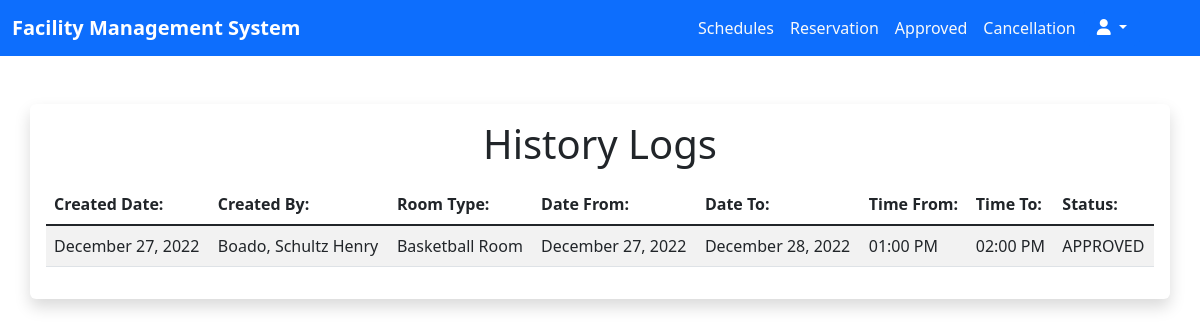
/employee/history.php (signed in), run on an earlier commit of the app's database.
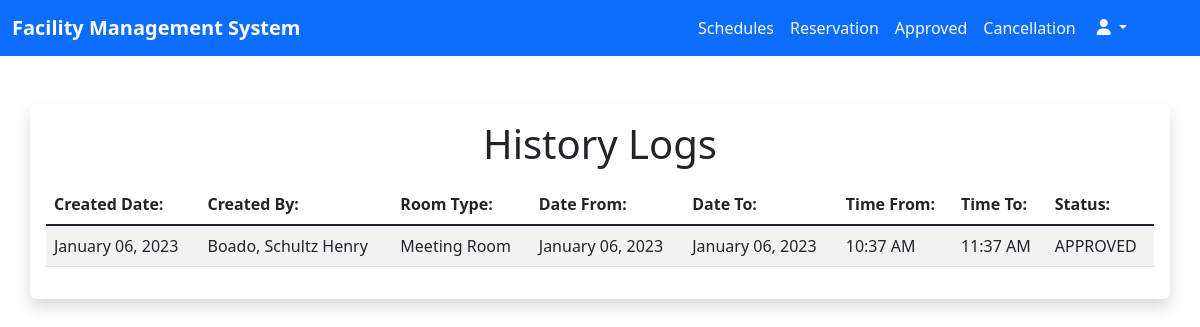
And on a later commit of the database.
### tables this page shows
CREATE TABLE `reservations` (
  `id` int(11) NOT NULL AUTO_INCREMENT,
  `users_id` int(11) DEFAULT NULL,
  `created_date` date DEFAULT current_timestamp(),
  `rsvn_no` varchar(255) NOT NULL,
  `created_by` varchar(255) NOT NULL,
  `room_type` varchar(255) NOT NULL,
  `date_from` date NOT NULL,
  `date_to` date NOT NULL,
  `time_from` time(6) NOT NULL,
  `time_to` time(6) NOT NULL,
  `statuses` varchar(255) NOT NULL,
  `cancel_reasons` varchar(255) NOT NULL,
  PRIMARY KEY (`id`),
  KEY `fk_users` (`users_id`),
  CONSTRAINT `fk_users` FOREIGN KEY (`users_id`) REFERENCES `users_accounts` (`id`)
);

### employee/history.php (the view, shortened to what this page needs)
<?php
  require_once $_SERVER['DOCUMENT_ROOT'] . './facility_management/database/connection.php';
  $usersId = $_SESSION['users_id'];
  $sqlReservationHistory = "SELECT * FROM reservations WHERE users_id=? AND statuses='APPROVED' ORDER BY created_date DESC";
  $stmtReservationHistory = $con->prepare($sqlReservationHistory);
  $stmtReservationHistory->execute([$usersId]);
?>
<!DOCTYPE html>
<html lang="en">
<head>
  <link href="https://cdn.jsdelivr.net/npm/bootstrap@5.2.3/dist/css/bootstrap.min.css" rel="stylesheet"
 />
  <link rel="stylesheet" href="./styles/dashboard.css" />
</head>
<body>
  <nav class="navbar navbar-expand-lg bg-primary">
    <div class="container-fluid">
      <a class="navbar-brand fw-bold text-white __navbar-brand" href="#">Facility Management System</a>
      <div class="collapse navbar-collapse" id="nav">
        <ul class="navbar-nav ms-auto mb-2 mb-lg-0 me-5">
          <li class="nav-item text-center">
            <a href="schedules.php" class="nav-link text-light">Schedules</a>
          </li>
          <li class="nav-item text-center">
            <a href="reservation.php" class="nav-link text-light">Reservation</a>
          </li>
          <li class="nav-item text-center">
            <a href="accept.php" class="nav-link text-light">Approved</a>
          </li>
          <li class="nav-item text-center">
            <a href="cancellation.php" class="nav-link text-light">Cancellation</a>
          </li>
          <div class="dropdown">
            <button class="btn btn-primary dropdown-toggle" type="button" data-bs-toggle="dropdown">
              <i class="fa-sharp fa-solid fa-user"></i>
            </button>
          </div>
        </ul>
      </div>
    </div>
  </nav>
  <div class="container-fluid mt-5">
    <div class="container bg-primary shadow p-3 mb-5 bg-body rounded">
      <p class="h1 text-center mb-3">History Logs</p>
      <table class="table table-striped table-hover">
        <thead>
          <tr>
            <th scope="col">Created Date:</th>
            <th scope="col">Created By:</th>
            <th scope="col">Room Type:</th>
            <th scope="col">Date From:</th>
            <th scope="col">Date To:</th>
            <th scope="col">Time From:</th>
            <th scope="col">Time To:</th>
            <th scope="col">Status:</th>
          </tr>
        </thead>
        <tbody class="table-group-divider ">
          <?php while($rowReservations = $stmtReservationHistory->fetch()) { ?>
          <tr>
            <td><?php echo date("F d, Y", strtotime($rowReservations->created_date))?></td>
            <td><?php echo $rowReservations->created_by ?></td>
            <td><?php echo $rowReservations->room_type ?></td>
            <td><?php echo date("F d, Y", strtotime($rowReservations->date_from))  ?></td>
            <td><?php echo date("F d, Y", strtotime($rowReservations->date_to)) ?></td>
            <td><?php echo date("h:i A", strtotime($rowReservations->time_from))?></td>
            <td><?php echo date("h:i A", strtotime($rowReservations->time_to))?></td>
            <td><?php echo $rowReservations->statuses ?></td>
          </tr>
          <?php } ?>
        </tbody>
      </table>
    </div>
  </div>
</body>
</html>

What changed in the data, as far as the page shows it:
removed reservations: created_date "December 27, 2022", created_by "Boado, Schultz Henry", room_type "Basketball Room", date_from "December 27, 2022", date_to "December 28, 2022", time_from "01:00 PM", time_to "02:00 PM", statuses "APPROVED"
added reservations: created_date "January 06, 2023", created_by "Boado, Schultz Henry", room_type "Meeting Room", date_from "January 06, 2023", date_to "January 06, 2023", time_from "10:37 AM", time_to "11:37 AM", statuses "APPROVED"
